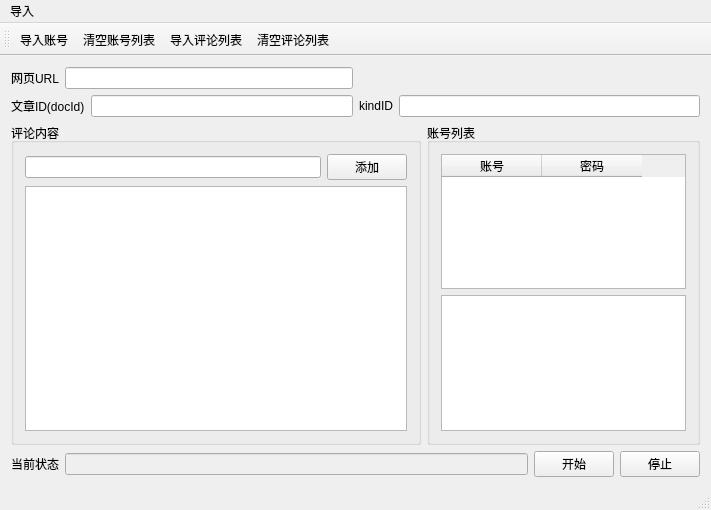
<?xml version="1.0" encoding="UTF-8"?>
<ui version="4.0">
 <class>autobots_toutiaoClass</class>
 <widget class="QMainWindow" name="autobots_toutiaoClass">
  <property name="geometry">
   <rect>
    <x>0</x>
    <y>0</y>
    <width>711</width>
    <height>510</height>
   </rect>
  </property>
  <property name="windowTitle">
   <string>中关村点赞(新浪微博账号)</string>
  </property>
  <widget class="QWidget" name="centralWidget">
   <layout class="QGridLayout" name="gridLayout_4">
    <item row="0" column="0">
     <layout class="QHBoxLayout" name="horizontalLayout_3">
      <item>
       <widget class="QLabel" name="label_3">
        <property name="text">
         <string>网页URL</string>
        </property>
       </widget>
      </item>
      <item>
       <widget class="QLineEdit" name="lineEdit_url">
        <property name="enabled">
         <bool>true</bool>
        </property>
       </widget>
      </item>
     </layout>
    </item>
    <item row="1" column="0">
     <layout class="QHBoxLayout" name="horizontalLayout_2">
      <item>
       <widget class="QLabel" name="label_2">
        <property name="text">
         <string>文章ID(docId)</string>
        </property>
       </widget>
      </item>
      <item>
       <widget class="QLineEdit" name="lineEdit_page_id">
        <property name="enabled">
         <bool>true</bool>
        </property>
        <property name="text">
         <string/>
        </property>
       </widget>
      </item>
     </layout>
    </item>
    <item row="1" column="1">
     <layout class="QHBoxLayout" name="horizontalLayout_4">
      <item>
       <widget class="QLabel" name="label_4">
        <property name="text">
         <string>kindID</string>
        </property>
       </widget>
      </item>
      <item>
       <widget class="QLineEdit" name="lineEdit_kind_ID">
        <property name="enabled">
         <bool>true</bool>
        </property>
        <property name="text">
         <string/>
        </property>
       </widget>
      </item>
     </layout>
    </item>
    <item row="2" column="0" colspan="2">
     <layout class="QHBoxLayout" name="horizontalLayout_6">
      <item>
       <widget class="QGroupBox" name="groupBox">
        <property name="sizePolicy">
         <sizepolicy hsizetype="Preferred" vsizetype="Preferred">
          <horstretch>6</horstretch>
          <verstretch>0</verstretch>
         </sizepolicy>
        </property>
        <property name="title">
         <string>评论内容</string>
        </property>
        <layout class="QGridLayout" name="gridLayout">
         <item row="0" column="0">
          <layout class="QHBoxLayout" name="horizontalLayout_7">
           <item>
            <widget class="QLineEdit" name="lineEdit_comment_id"/>
           </item>
           <item>
            <widget class="QPushButton" name="pushButton_add_comment_id">
             <property name="text">
              <string>添加</string>
             </property>
            </widget>
           </item>
          </layout>
         </item>
         <item row="1" column="0">
          <widget class="QListWidget" name="listWidget_comment_id">
           <property name="sizePolicy">
            <sizepolicy hsizetype="Expanding" vsizetype="Expanding">
             <horstretch>2</horstretch>
             <verstretch>0</verstretch>
            </sizepolicy>
           </property>
          </widget>
         </item>
        </layout>
       </widget>
      </item>
      <item>
       <widget class="QGroupBox" name="groupBox_2">
        <property name="sizePolicy">
         <sizepolicy hsizetype="Preferred" vsizetype="Preferred">
          <horstretch>4</horstretch>
          <verstretch>0</verstretch>
         </sizepolicy>
        </property>
        <property name="title">
         <string>账号列表</string>
        </property>
        <layout class="QGridLayout" name="gridLayout_2">
         <item row="0" column="0">
          <widget class="QTableWidget" name="tableWidget_account_id">
           <column>
            <property name="text">
             <string>账号</string>
            </property>
           </column>
           <column>
            <property name="text">
             <string>密码</string>
            </property>
           </column>
          </widget>
         </item>
         <item row="1" column="0">
          <widget class="QTextBrowser" name="textBrowser_commentid"/>
         </item>
        </layout>
       </widget>
      </item>
     </layout>
    </item>
    <item row="3" column="0" colspan="2">
     <layout class="QHBoxLayout" name="horizontalLayout">
      <item>
       <layout class="QGridLayout" name="gridLayout_3">
        <item row="0" column="0">
         <widget class="QLabel" name="label_1">
          <property name="text">
           <string>当前状态</string>
          </property>
         </widget>
        </item>
        <item row="0" column="1">
         <widget class="QLineEdit" name="lineEdit_msg">
          <property name="enabled">
           <bool>false</bool>
          </property>
         </widget>
        </item>
       </layout>
      </item>
      <item>
       <layout class="QHBoxLayout" name="horizontalLayout_5">
        <item>
         <widget class="QPushButton" name="pushButton_start">
          <property name="text">
           <string>开始</string>
          </property>
         </widget>
        </item>
        <item>
         <widget class="QPushButton" name="pushButton_pause">
          <property name="text">
           <string>停止</string>
          </property>
         </widget>
        </item>
       </layout>
      </item>
     </layout>
    </item>
   </layout>
  </widget>
  <widget class="QMenuBar" name="menuBar">
   <property name="geometry">
    <rect>
     <x>0</x>
     <y>0</y>
     <width>711</width>
     <height>23</height>
    </rect>
   </property>
   <widget class="QMenu" name="menu">
    <property name="title">
     <string>导入</string>
    </property>
    <addaction name="action_from_txt"/>
    <addaction name="action_clear_accounts"/>
    <addaction name="action_import_commentid"/>
    <addaction name="action_clear_comments"/>
   </widget>
   <addaction name="menu"/>
  </widget>
  <widget class="QToolBar" name="mainToolBar">
   <attribute name="toolBarArea">
    <enum>TopToolBarArea</enum>
   </attribute>
   <attribute name="toolBarBreak">
    <bool>false</bool>
   </attribute>
   <addaction name="action_from_txt"/>
   <addaction name="action_clear_accounts"/>
   <addaction name="action_import_commentid"/>
   <addaction name="action_clear_comments"/>
  </widget>
  <widget class="QStatusBar" name="statusBar"/>
  <action name="action_from_txt">
   <property name="text">
    <string>导入账号</string>
   </property>
   <property name="toolTip">
    <string>txt文本</string>
   </property>
  </action>
  <action name="action_import_commentid">
   <property name="text">
    <string>导入评论列表</string>
   </property>
  </action>
  <action name="action_clear_comments">
   <property name="text">
    <string>清空评论列表</string>
   </property>
  </action>
  <action name="action_clear_accounts">
   <property name="text">
    <string>清空账号列表</string>
   </property>
  </action>
 </widget>
 <layoutdefault spacing="6" margin="11"/>
 <resources>
  <include location="autobots_toutiao.qrc"/>
 </resources>
 <connections/>
</ui>
